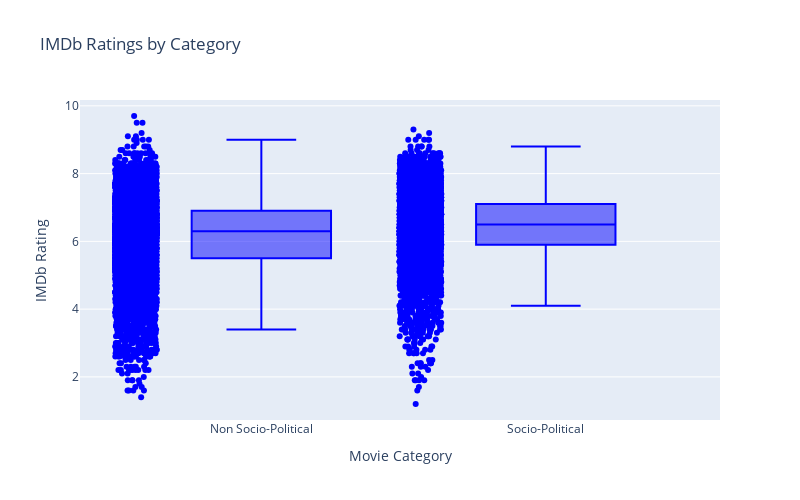
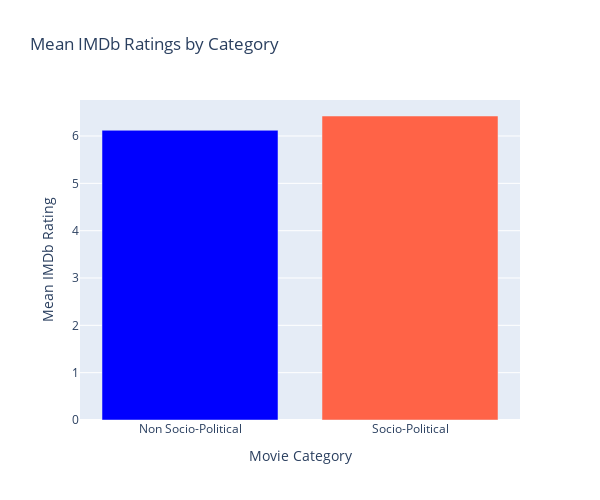

Here is the notebook cell these charts were saved with, in order:
### Code cell
import pandas as pd
import plotly.graph_objs as go
import plotly.express as px
from scipy import stats

# Assuming you have your DataFrame 'df' and other necessary setup

# Separate movies into two categories
socio_political_movies = df[df['Category'] == 'Socio-Political']
non_socio_political_movies = df[df['Category'] == 'Non Socio-Political']

# Create box plots to visualize IMDb ratings for each category
box_trace = go.Box(
    x=df['Category'],
    y=df['averageRating'],
    name='IMDb Ratings',
    boxpoints='all',
    jitter=0.3,
    pointpos=-1.8,
    #marker=dict(color='blue'),
    marker=dict(color='blue'),

)

box_layout = go.Layout(
    title='IMDb Ratings by Category',
    xaxis=dict(title='Movie Category'),
    yaxis=dict(title='IMDb Rating'),
    width=800,
    height=500,
    
)

box_fig = go.Figure(data=[box_trace], layout=box_layout)

# Group the data by category and calculate the mean IMDb rating for each category
category_means = df.groupby('Category')['averageRating'].mean().reset_index()

# Create a bar chart to visualize mean IMDb ratings by category
bar_trace = go.Bar(
    x=category_means['Category'],
    y=category_means['averageRating'],
    marker=dict(color=['blue', 'tomato']),
)

bar_layout = go.Layout(
    title='Mean IMDb Ratings by Category',
    xaxis=dict(title='Movie Category'),
    yaxis=dict(title='Mean IMDb Rating'),
    width=600,
    height=500,
)

bar_fig = go.Figure(data=[bar_trace], layout=bar_layout)

bar_fig = go.Figure(data=[bar_trace], layout=bar_layout)

# Convert the bar chart figure to JSON
bar_fig_json = bar_fig.to_json()
with open('bar_chart_figure.json', 'w') as json_file:
    json_file.write(bar_fig_json)
    
# Display the box plot and bar chart
box_fig.show()
bar_fig.show()


# Perform a t-test to compare IMDb ratings
t_statistic, p_value = stats.ttest_ind(socio_political_movies['averageRating'], non_socio_political_movies['averageRating'], equal_var=False)

# Print the results of the t-test
print(f'T-Statistic: {t_statistic}')
print(f'P-Value: {p_value}')

# Determine if the difference is statistically significant
alpha = 0.05  # Set your significance level
if p_value < alpha:
    print('The difference in IMDb ratings is statistically significant.')
else:
    print('There is no statistically significant difference in IMDb ratings.')

# Print the means and standard deviations for each category
mean_socio_political = socio_political_movies['averageRating'].mean()
mean_non_socio_political = non_socio_political_movies['averageRating'].mean()
std_socio_political = socio_political_movies['averageRating'].std()
std_non_socio_political = non_socio_political_movies['averageRating'].std()

print(f'Mean IMDb Rating (Socio-Political): {mean_socio_political}')
print(f'Mean IMDb Rating (Non Socio-Political): {mean_non_socio_political}')
print(f'Standard Deviation IMDb Rating (Socio-Political): {std_socio_political}')
print(f'Standard Deviation IMDb Rating (Non Socio-Political): {std_non_socio_political}')

### Figure 1 — Plotly figure (JSON) as saved in the notebook; plotly's stock layout.template omitted (floating-point values rounded to 4 significant figures; data arrays with more than 128 entries replaced by an {"elided": "..."} marker saying what was removed)
{"data": [{"boxpoints": "all", "jitter": 0.3, "marker": {"color": "blue"}, "name": "IMDb Ratings", "pointpos": -1.8, "type": "box", "x": {"elided": "14924 str values"}, "y": {"elided": "14924 float values"}}], "layout": {"height": 500, "title": {"text": "IMDb Ratings by Category"}, "width": 800, "xaxis": {"title": {"text": "Movie Category"}}, "yaxis": {"title": {"text": "IMDb Rating"}}}}

### Figure 2 — Plotly figure (JSON) as saved in the notebook; plotly's stock layout.template omitted (floating-point values rounded to 4 significant figures)
{"data": [{"marker": {"color": ["blue", "tomato"]}, "type": "bar", "x": ["Non Socio-Political", "Socio-Political"], "y": [6.121, 6.423]}], "layout": {"height": 500, "title": {"text": "Mean IMDb Ratings by Category"}, "width": 600, "xaxis": {"title": {"text": "Movie Category"}}, "yaxis": {"title": {"text": "Mean IMDb Rating"}}}}
